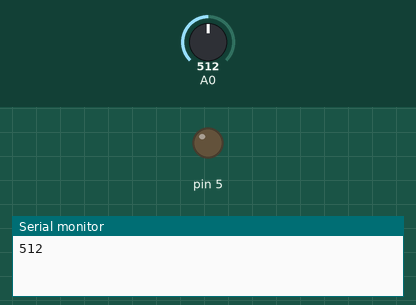
This sketch was run on a simulated Arduino Uno, built with avr-gcc and run on an emulated ATmega328P. Parts: output pins drawn as LEDs (lit = HIGH), the last lines printed to the serial monitor. Inputs (shaded band) come from the test bench; at power-on: A0 = 512.

Above: at 0.1 s.
At 0.6 s:
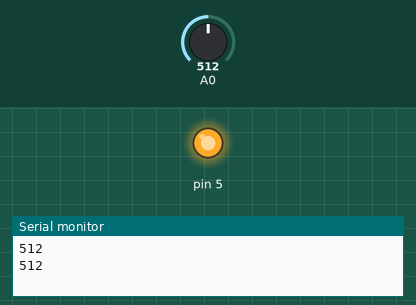
Timing chart, 0 to 2.1 s (numbered marks = the images above):
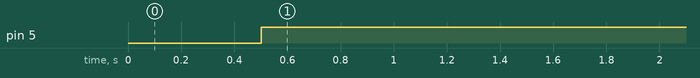

Measured:
- by itself, pin 5: LOW → HIGH at 0.50 s

The sketch:

APAGADO_CON_LUZ_2.0.ino
```cpp
void setup() {
  pinMode(A0, INPUT);
  pinMode(5, OUTPUT);
  Serial.begin(9600);
}

void loop() {
  int LDR = analogRead(A0);
  Serial.println(LDR);
  delay(500);
  if(LDR<950){
    digitalWrite(5,HIGH);
  }else{
    digitalWrite(5,LOW);
  }
}
```
